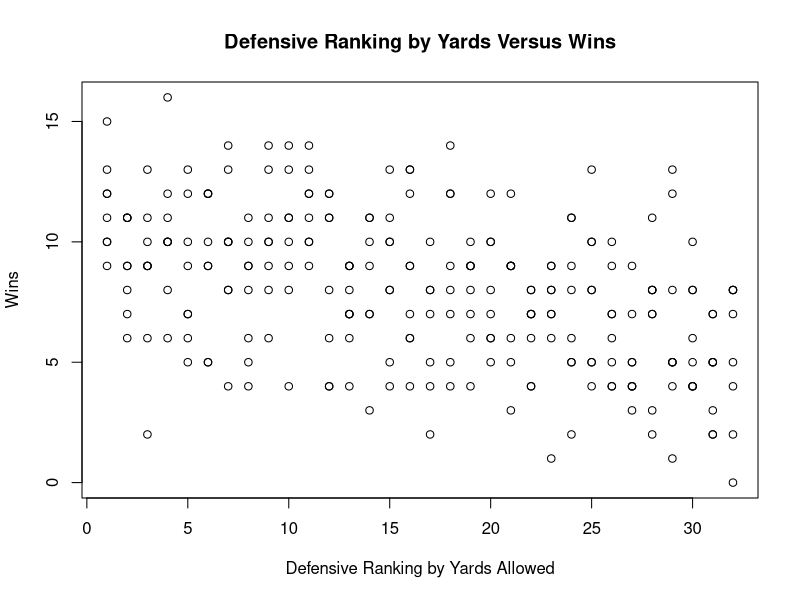
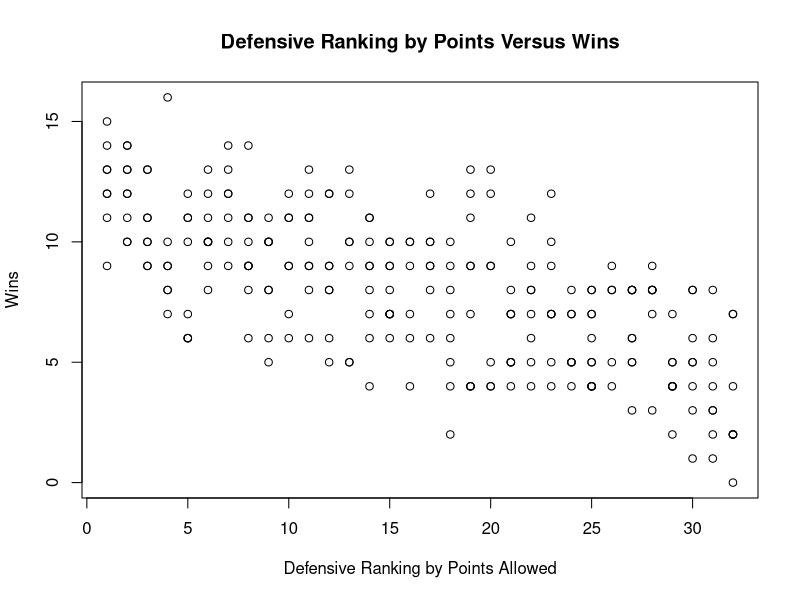
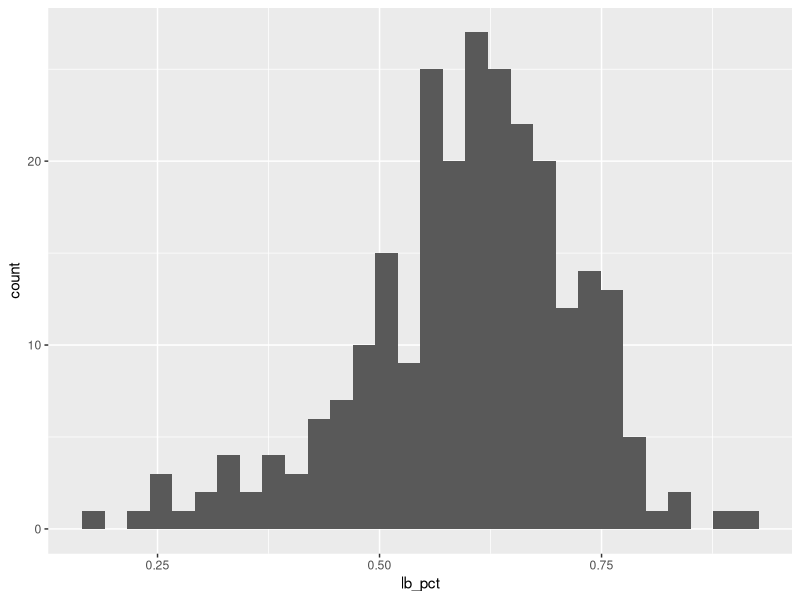
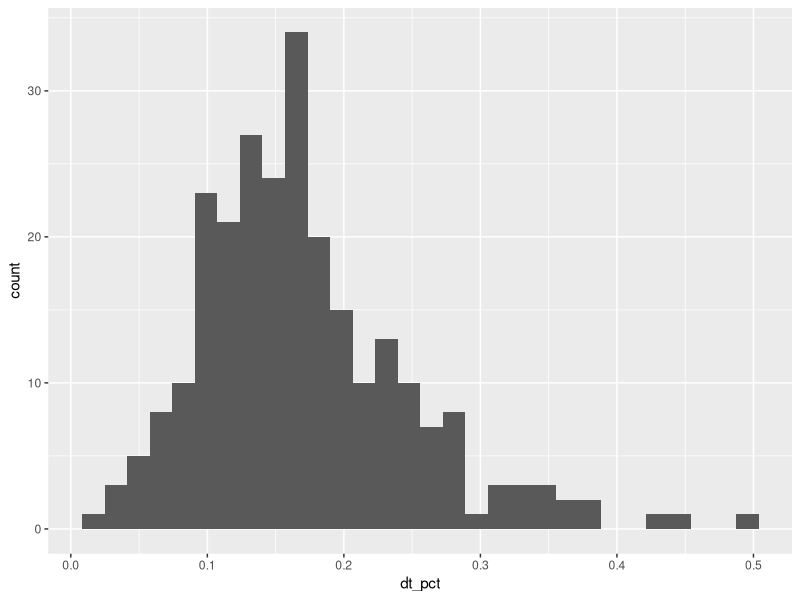
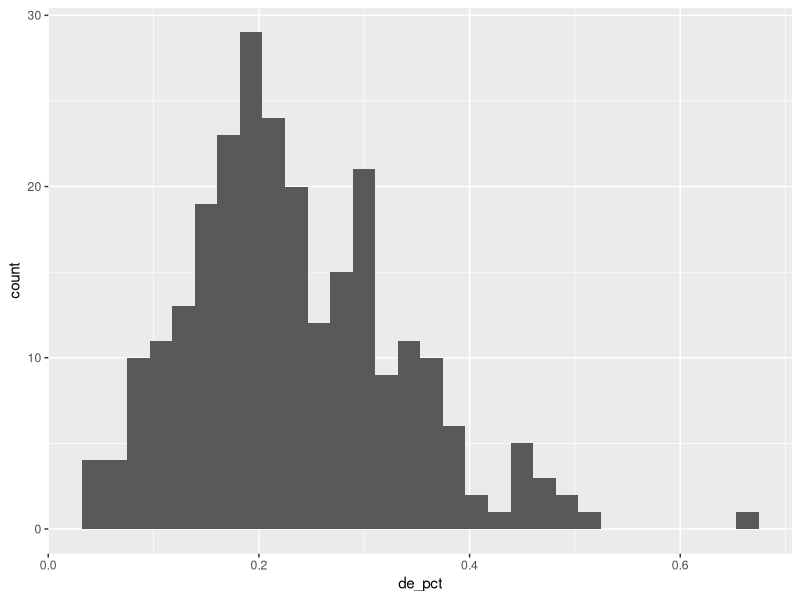
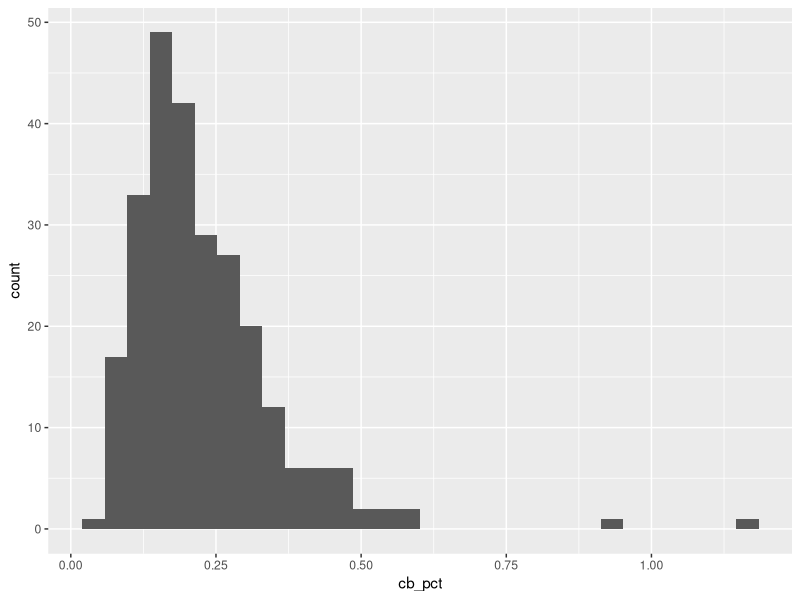
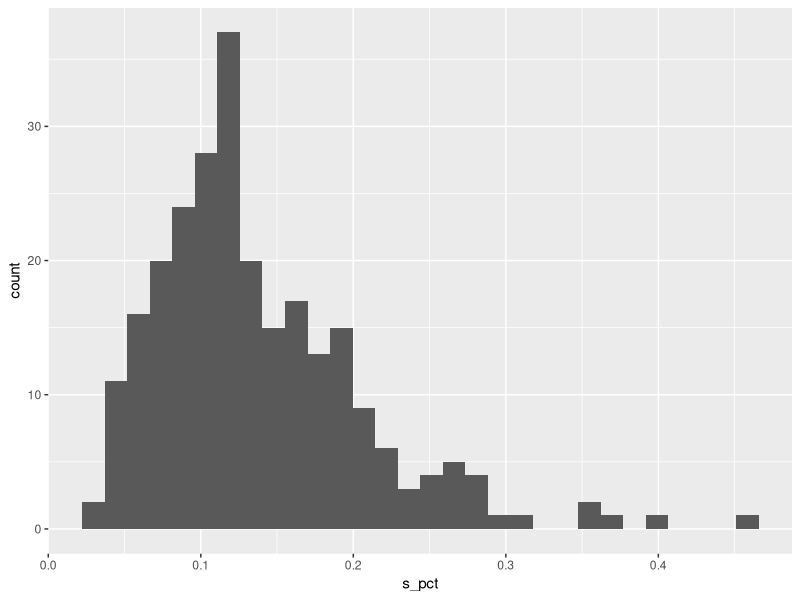

Recreate these plots in R, in order.
## ---- chunk 1
library(ggplot2)

nfl <- read.csv('salary_season.csv', stringsAsFactors=FALSE)
## ---- chunk 2
total_lbs <- nfl[,'LB.Cost'] + nfl[,'OLB.Cost'] + nfl[,'MLB.Cost']
nfl <- cbind(nfl, tLB.Cost = total_lbs)
## ---- chunk 3
total_d <- nfl[,'tLB.Cost'] + nfl[,'DE.Cost'] + nfl[,'DT.Cost'] 
                            + nfl[,'CB.Cost'] + nfl[,'S.Cost']
nfl <- cbind(nfl, tD.Cost = total_d)
## ---- chunk 4
lb_pct <- nfl[,'tLB.Cost'] / nfl[,'tD.Cost']  
dt_pct <- nfl[,'DT.Cost'] / nfl[,'tD.Cost']  
de_pct <- nfl[,'DE.Cost'] / nfl[,'tD.Cost']  
cb_pct <- nfl[,'CB.Cost'] / nfl[,'tD.Cost']  
s_pct <- nfl[,'S.Cost'] / nfl[,'tD.Cost']  

nfl <- cbind(nfl, lb_pct, dt_pct, de_pct, cb_pct, s_pct)
## ---- chunk 5
def <- subset(nfl,select=c("team_name",
                           "year",
                           "Wins",
                           "Points.Against",
                           "Def.Rank.Pts",
                           "Def.Rank.Yds",
                           "lb_pct",
                           "dt_pct",
                           "de_pct",
                           "cb_pct",
                           "s_pct"))
## ---- chunk 6
plot(def$'Def.Rank.Yds', def$'Wins', main ="Defensive Ranking by Yards Versus Wins", xlab="Defensive Ranking by Yards Allowed", ylab="Wins")
## ---- chunk 7
plot(def$'Def.Rank.Pts', def$'Wins', main ="Defensive Ranking by Points Versus Wins", xlab="Defensive Ranking by Points Allowed", ylab="Wins")
## ---- chunk 8
cor(def$'Def.Rank.Yds', def$Wins)
cor(def$'Def.Rank.Pts', def$Wins)
## ---- chunk 9
summary(def[,7:11])
## ---- chunk 10
ggplot(data = def) +geom_histogram(aes(x = lb_pct))
ggplot(data = def) +geom_histogram(aes(x = dt_pct))
ggplot(data = def) +geom_histogram(aes(x = de_pct))
ggplot(data = def) +geom_histogram(aes(x = cb_pct))
ggplot(data = def) +geom_histogram(aes(x = s_pct))
